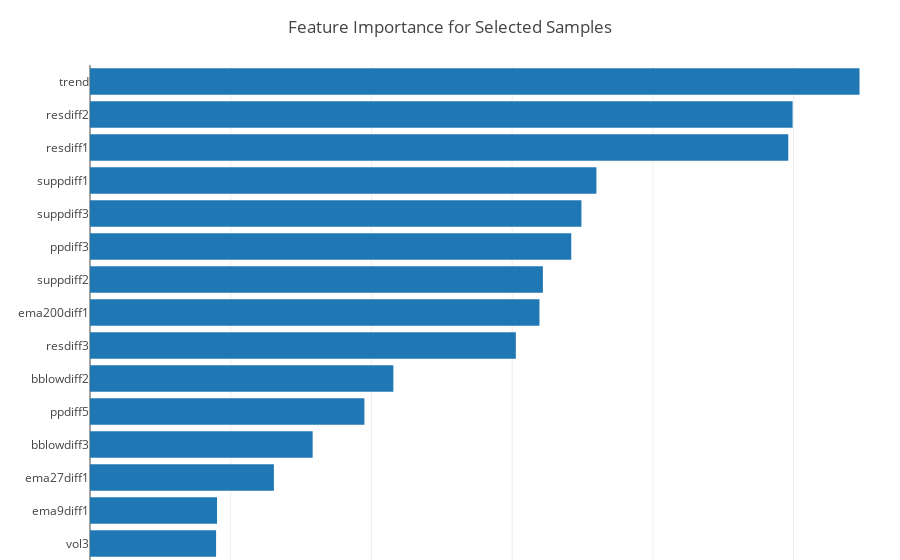

The notebook cell saved with this chart:
### Code cell
param = ["max_depth"=>2, "eta"=>.6, "subsample"=>1, "objective"=>"reg:linear"]
model = XgBoostModel(Dict(:param => param, :nr_round => 500));
pipe = Pipeline(model, rmae);
train!(pipe, xp, yp)
xgb = getmodel(pipe)
feature_importance = importance(xgb, String.(names(xp)))
fnames = [feature.fname for feature in feature_importance][1:15]
fvalues = [feature.gain for feature in feature_importance][1:15]
trace = pty.bar(y=fnames[end:-1:1], x=fvalues[end:-1:1], orientation='h')
pty.plot([trace], pty.Layout(title="Feature Importance for Selected Samples",
                             margin=pty.attr(l=90, r=0, b=0, t=65)))

### Figure 1 — Plotly figure (JSON) as saved in the notebook; plotly's stock layout.template omitted (floating-point values rounded to 4 significant figures)
{"data": [{"orientation": "h", "type": "bar", "x": [0.01792, 0.01806, 0.02614, 0.03165, 0.039, 0.04311, 0.06052, 0.06388, 0.06437, 0.0684, 0.06985, 0.07198, 0.09925, 0.09986, 0.1094], "y": ["vol3", "ema9diff1", "ema27diff1", "bblowdiff3", "ppdiff5", "bblowdiff2", "resdiff3", "ema200diff1", "suppdiff2", "ppdiff3", "suppdiff3", "suppdiff1", "resdiff1", "resdiff2", "trend"]}], "layout": {"autosize": true, "margin": {"b": 0, "l": 90, "r": 0, "t": 65}, "title": {"text": "Feature Importance for Selected Samples"}, "xaxis": {"autorange": true, "range": [0, 0.1151], "type": "linear"}, "yaxis": {"autorange": true, "range": [-0.5, 14.5], "type": "category"}}}
